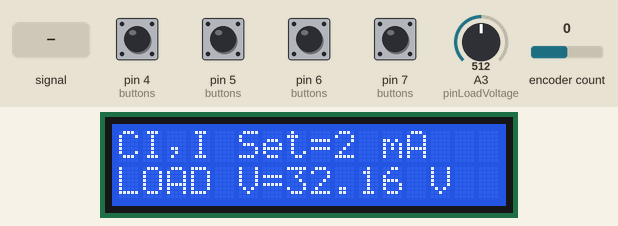
Recording of a sketch running on a simulated Arduino Uno, built with avr-gcc and run on an emulated ATmega328P. Shown: 16×2 character LCD. The inputs (shaded band) are chosen by the test bench; at power-on: pin 4 (buttons), pin 5 (buttons), pin 6 (buttons), pin 7 (buttons) HIGH, A3 (pinLoadVoltage) = 512, encoder count 0.

Above: at 1.3 s.
1.4 s: A3 (pinLoadVoltage) set to 122
At 2.8 s:
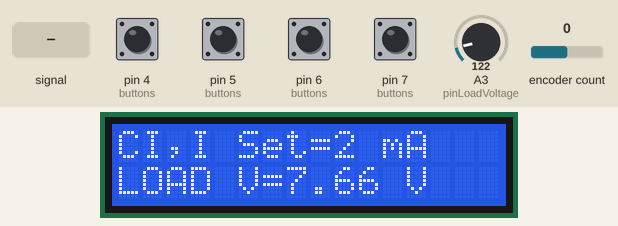
4.4 s: pin 5 (buttons) pulled LOW for 0.15 s
At 5.1 s:
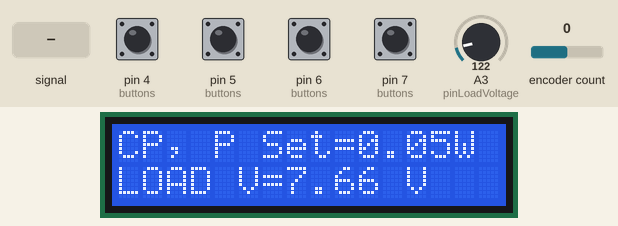
6.2 s: encoder count set to 1
At 7.2 s:
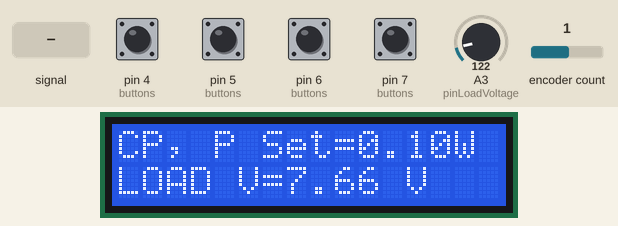
8.2 s: A3 (pinLoadVoltage) fed a 200 Hz sine of ±81 counts around its level
At 9.3 s:
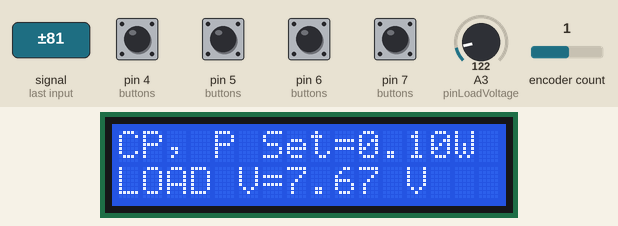
10.9 s: encoder count set to 2
At 12.7 s:
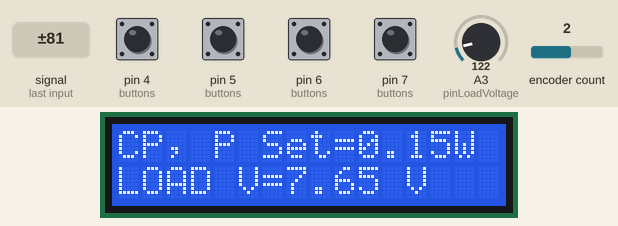
13.6 s: pin 7 (buttons) pulled LOW for 0.15 s
At 15.2 s:
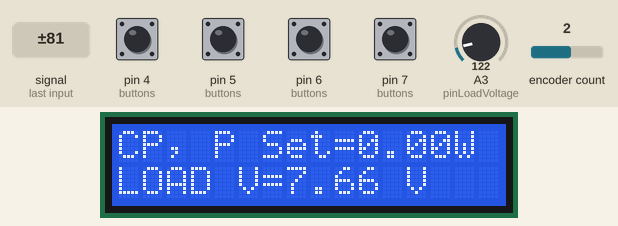
Timing chart, 0 to 16.7 s (numbered marks = the images above; inputs shaded):
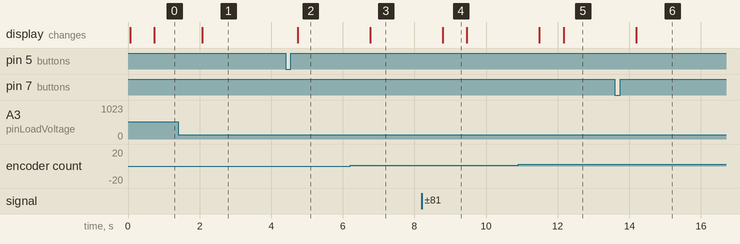

The sketch:

electronicload.ino
```cpp
/**
 * Electronic Load
 * Original design by Kerry D. Wong
 * http://www.kerrywong.com
 * October 2013

 * Code changes by UFN
 * http://theslowdiyer.wordpress.com
 * July/August 2015. Updates August 2019 before publishing.
 * SW version 0.5 to suit PCB version 0.9.

 Release notes:
 *** SW version 0.6: working with PCB version 0.9
 - Optional: Set up and use AUX-pins on the board to measure fan speed, heat sink temeperature etc.
 - FIXME: Ensure that the voltage is measured correctly
*/

#include <SPI.h>
#include <Encoder.h>
#include <Wire.h> //I2C communication
#include <LiquidCrystal_PCF8574.h> //new library for I2C display with cheap PCF-8574 backpack

#define I2Cadr 0x27 // Defines the I2C address for the LCD - should be default for PCF8574 backpacks
#define LCDrows 2 // Defines the number of display rows available.
#define LCDcols 16 // Defines the number of display columns available.

//Voltage measurement on analog pin 3
const int pinLoadVoltage = A3;

//MCP4921 SPI
const int PIN_CS = 10;

//Control pins
const int BTN_RESET = 7;
const int BTN_RANGE_X2 = 6;
const int BTN_MODE = 5;
const int BTN_ENC = 4;

const int IDX_BTN_RESET = 0;
const int IDX_BTN_RANGE_X2 = 1;
const int IDX_BTN_MODE = 2;
const int IDX_BTN_ENC = 3;
const int LOOP_MAX_COUNT = 2000;

int DACGain = 1; //default gain 1xVref.

int loadMode = 0; // 0: Constant Current, 1: Constant Power
const float EXT_REF_VOLTAGE = 0.333; // MPC4921 Reference voltage used, adjust it using the trimmer

// Voltage divider on A3 pin
//(calculated for max 60 Volts = > 5V ADC, R1=1K, R2=12K max ADC 4.615)
// Measure the actual values of the resistors you will use in KO
const float RB = 1.004;
const float RA = 11.91;
// RA is the one with the pin on ground, like the R2 in the voltage divider

// Setup of display and encoder
LiquidCrystal_PCF8574 lcd(I2Cadr);  //set up the LCD address
Encoder currentAdjEnc(2, 3); //encoder connected to pins 2 & 3

int buttons[]={BTN_RESET, BTN_RANGE_X2, BTN_MODE, BTN_ENC};
int buttonReadings[4];
int lastButtonStates[]={HIGH, HIGH, HIGH, HIGH};
int currentButtonStates[]={HIGH, HIGH, HIGH, HIGH};
long lastDebounceTime[4];

long oldEncPosition = -999;
long curEncPosition = 0;
int DACSetStep = 1;
int encoderValue = 0;
int loopCounter = 0;
int DACSetValue = 0;

long ADSum = 0;

float vLoad = 0.0;
float setPower = 0.0;
float setCurrent = 0.0;


void setup()
{
    for (int i = 0 ; i < 4 ; i++) {
        pinMode(buttons[i], INPUT);
        digitalWrite(buttons[i], HIGH);
    }

    pinMode(PIN_CS, OUTPUT);
    SPI.begin();
    SPI.setClockDivider(SPI_CLOCK_DIV2);

    lcd.begin(LCDcols, LCDrows);
    lcd.setBacklight(255); //turn backlight on
}

void getCurrentEncPosition()
{
    curEncPosition = currentAdjEnc.read() / 4;

    if (curEncPosition != oldEncPosition) {
        if (curEncPosition > oldEncPosition) {
            encoderValue += DACSetStep;

            if (encoderValue > 4095) encoderValue = 4095;
        } else {
            encoderValue -= DACSetStep;

            if (encoderValue < 0) encoderValue = 0;
        }

        oldEncPosition = curEncPosition;

        if (loadMode == 0) //Constant Current mode
        {
            setDACOutput(encoderValue);
        } else { //Constant Power mode
            setDACOutput(DACSetValue);
        }
    }
}

//Buffered DAC output
void setDACOutput(unsigned int val)
{
    byte lByte = val & 0xff;
    //                      SHDN     GA            BUF
    byte hByte = val >> 8 | 0x10 | DACGain << 5 | 1 << 6;

    PORTB &= 0xfb;
    SPI.transfer(hByte);
    SPI.transfer(lByte);
    PORTB |= 0x4;
}

void displayStatus()
{
    lcd.clear();

    //average load voltage
    vLoad = ADSum * 1.0 / (float) LOOP_MAX_COUNT / 1024.0 * 5.0  * (RA+RB) / RB; //(RA+RB)/RB

    if (loadMode == 0) //Constant Current
    {
        float vSense = 1.0 * encoderValue / 4096.0 * EXT_REF_VOLTAGE;
        float i = 2 * 10 * vSense; // 3 sets of MOSFET in parallel, 0.1 ohm. FIXED: Change it to 2 sets of MOSFET
        if  (DACGain == 0) i *=2; // x2

        lcd.print("CI,I Set=");

        if (i < 1.0) {
            lcd.print(i * 1000,0);
            lcd.print(" mA");
        } else {
            lcd.print(i ,2);
            lcd.print(" A");
        }
    } else { //Constant Power
        setPower = (float) encoderValue / 20.0; //approximately 0-200W

        lcd.print("CP, P Set=");
        if (vLoad > 0.5) {//minimum 0.5V
            setCurrent = setPower / (float) vLoad;

            //desired sense voltage. Since we have 3 ->> CHANGE TO USE TWO SETS OF MOSFETS!!
            //sets of MOSFETS, the results are devided
            //by 3 and multipled by the value of the sense
            //resistor
            float vSense = setCurrent / 2.0 * 0.1; //FIXED: Change it to 2 sets of MOSFET

            DACSetValue = (int) (vSense/EXT_REF_VOLTAGE * 4096.0 + 0.5);

            if (setCurrent < 10.0) {
                DACGain = 1;
            } else {
                DACGain = 0;
                DACSetValue = (int) ((float) DACSetValue / 2.0 + 0.5);
            }

            if (setPower >= 100.0) {
                lcd.print(setPower, 1);
            }
            else {
               lcd.print(setPower, 2);
            }
        } else {
            setPower = 0;
            lcd.print(setPower, 2);
        }

        setDACOutput(DACSetValue);
        lcd.print("W");
    }

    lcd.setCursor(0, 1);
    lcd.print("LOAD V=");
    lcd.print(vLoad, 2);
    lcd.print(" V");
}


void loop()
{


    for (int i = 0 ; i < 4; i++) {
        buttonReadings[i] = digitalRead(buttons[i]);

        if (buttonReadings[i] != lastButtonStates[i]) lastDebounceTime[i] = millis();

        if (millis() - lastDebounceTime[i] > 50) { //debouncing the buttons
            if (currentButtonStates[i] != buttonReadings[i]) {
                currentButtonStates[i] = buttonReadings[i];

                //actions
                if (currentButtonStates[i] == LOW) {
                    switch (i) {
                        case IDX_BTN_RESET:
                        //reset output current to 0
                           encoderValue = 0;
                           DACSetValue = 0;
                        //was missing setting the actual output current 0
                           setDACOutput(0);
                           break;
                        case IDX_BTN_RANGE_X2:
                        //switch between 100W/200W maximum power mode
                            DACGain = DACGain == 1? 0 : 1;

                            if (loadMode == 0) {
                                setDACOutput(encoderValue);
                            }
                            break;
                        case IDX_BTN_MODE:
                        //switch between constant current and constant power
                            loadMode = loadMode == 1? 0 : 1;
                            break;
                        case IDX_BTN_ENC:
                        //cycle through different encoder steps: 1/10/100
                            DACSetStep *= 10;

                            if (DACSetStep > 100) DACSetStep = 1;
                            break;
                    }
                }
            }
        }

        lastButtonStates[i] = buttonReadings[i];
    }

    getCurrentEncPosition();
    loopCounter++;

    // used to smooth out the analogRead results
    ADSum += analogRead(pinLoadVoltage);

    if (loopCounter == LOOP_MAX_COUNT) {
        displayStatus();
        loopCounter = 0;
        ADSum = 0;
    }
}
```

Measured:
- after the input at 1.4 s, the display: changes after 0.67 s (image 1)
- after the input at 4.4 s, the display: changes after 0.35 s (image 2)
- after the input at 6.2 s, the display: changes after 0.56 s (image 3)
- after the input at 8.2 s, the display: changes after 0.59 s (image 4)
- after the input at 10.9 s, the display: first changes after 0.59 s (image 5 shows a later state)
- after the input at 13.6 s, the display: changes after 0.59 s (image 6)
- what the display in image 4 shows lasts 0.7 s, from 8.8 s to 9.5 s
